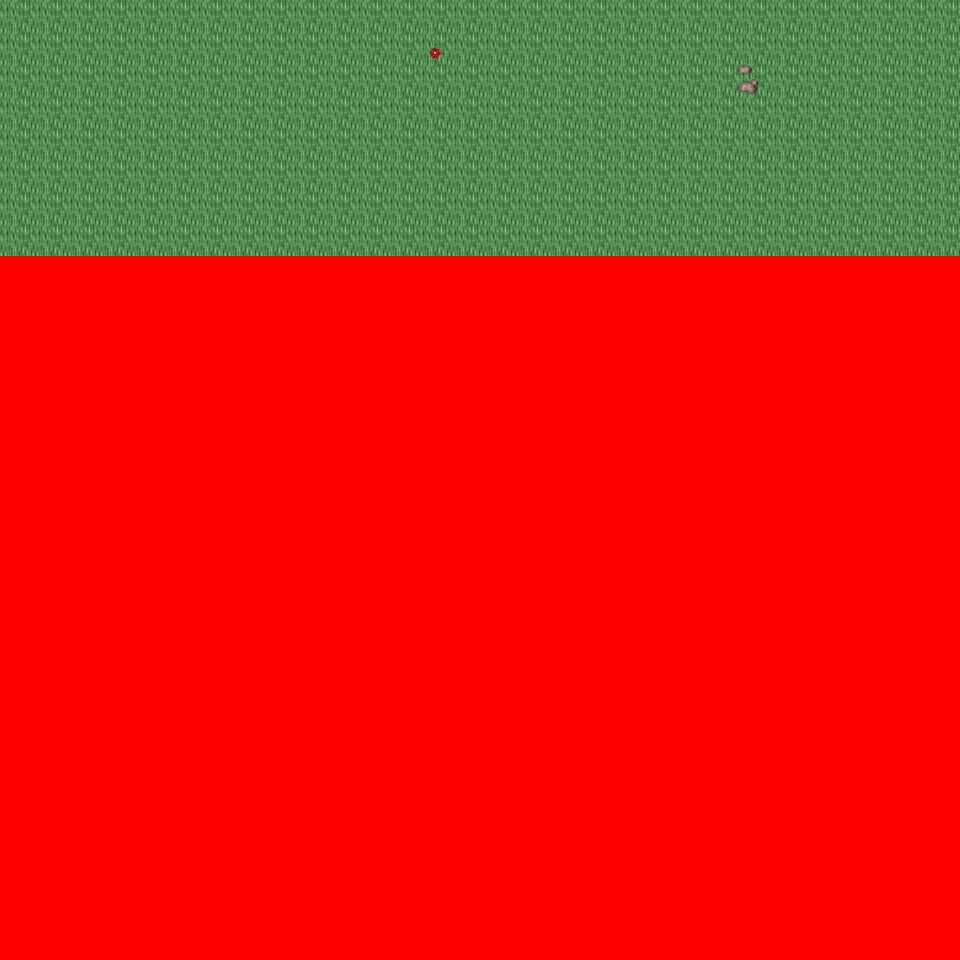

Tiled map render using the project's own tile images. Description and the map definition, with tile-layer contents summarised, below:
An orthogonal 30x30 tile map with 32x32 px tiles, 6 tile layers (Ground, Object, Object2, Above, ...), 19 tilesets and 3 objects (3x mapchange).

<map version="1.0" orientation="orthogonal" renderorder="right-down" width="30" height="30" tilewidth="32" tileheight="32" nextobjectid="4">
  <tileset firstgid="1" name="tileset_logic_collision" tilewidth="32" tileheight="32" tilecount="1" columns="1">
    <image source="../drawable/tileset_logic_collision.png" width="32" height="32" />
  </tileset>
  <tileset firstgid="2" name="tileset_ground_ground" tilewidth="32" tileheight="32" tilecount="33" columns="3">
    <image source="../drawable/tileset_ground_ground.png" width="96" height="352" />
  </tileset>
  <tileset firstgid="35" name="tileset_plant_tree_tree_darkgreen" tilewidth="32" tileheight="32" tilecount="88" columns="8">
    <image source="../drawable/tileset_plant_tree_tree_darkgreen.png" width="256" height="352" />
  </tileset>
  <tileset firstgid="123" name="tileset_plant_flower_daisy_blue" tilewidth="32" tileheight="32" tilecount="8" columns="2">
    <image source="../drawable/tileset_plant_flower_daisy_blue.png" width="64" height="128" />
  </tileset>
  <tileset firstgid="131" name="tileset_plant_flower_daisy_red" tilewidth="32" tileheight="32" tilecount="8" columns="2">
    <image source="../drawable/tileset_plant_flower_daisy_red.png" width="64" height="128" />
  </tileset>
  <tileset firstgid="139" name="tileset_plant_flower_daisy_white" tilewidth="32" tileheight="32" tilecount="8" columns="2">
    <image source="../drawable/tileset_plant_flower_daisy_white.png" width="64" height="128" />
  </tileset>
  <tileset firstgid="147" name="tileset_plant_flower_daisy_yellow" tilewidth="32" tileheight="32" tilecount="8" columns="2">
    <image source="../drawable/tileset_plant_flower_daisy_yellow.png" width="64" height="128" />
  </tileset>
  <tileset firstgid="155" name="tileset_building_thatched_roof_cottage2" tilewidth="32" tileheight="32" tilecount="20" columns="4">
    <image source="../drawable/tileset_building_thatched_roof_cottage2.png" width="128" height="160" />
  </tileset>
  <tileset firstgid="175" name="tileset_building_thatched_roof_cottage1" tilewidth="32" tileheight="32" tilecount="20" columns="4">
    <image source="../drawable/tileset_building_thatched_roof_cottage1.png" width="128" height="160" />
  </tileset>
  <tileset firstgid="195" name="tileset_item_campfires" tilewidth="32" tileheight="32" tilecount="2" columns="2">
    <image source="../drawable/tileset_item_campfires.png" width="64" height="32" />
  </tileset>
  <tileset firstgid="197" name="tileset_furniture_light_flames" tilewidth="32" tileheight="32" tilecount="6" columns="6">
    <image source="../drawable/tileset_furniture_light_flames.png" width="192" height="32" />
  </tileset>
  <tileset firstgid="203" name="tileset_item_firewood" tilewidth="32" tileheight="32" tilecount="12" columns="3">
    <image source="../drawable/tileset_item_firewood.png" width="96" height="128" />
  </tileset>
  <tileset firstgid="215" name="tileset_plant_flower_bulbs" tilewidth="32" tileheight="32" tilecount="4" columns="1">
    <image source="../drawable/tileset_plant_flower_bulbs.png" width="32" height="128" />
  </tileset>
  <tileset firstgid="219" name="tileset_ground_grass_corners" tilewidth="32" tileheight="32" tilecount="24" columns="6">
    <image source="../drawable/tileset_ground_grass_corners.png" width="192" height="128" />
  </tileset>
  <tileset firstgid="243" name="tileset_ground_grass_edges" tilewidth="32" tileheight="32" tilecount="36" columns="12">
    <image source="../drawable/tileset_ground_grass_edges.png" width="384" height="96" />
  </tileset>
  <tileset firstgid="279" name="tileset_plant_tree_fall_trees" tilewidth="32" tileheight="32" tilecount="40" columns="8">
    <image source="../drawable/tileset_plant_tree_fall_trees.png" width="256" height="160" />
  </tileset>
  <tileset firstgid="319" name="tileset_plant_leaves" tilewidth="32" tileheight="32" tilecount="8" columns="4">
    <image source="../drawable/tileset_plant_leaves.png" width="128" height="64" />
  </tileset>
  <tileset firstgid="327" name="tileset_ground_grass_2" tilewidth="32" tileheight="32" tilecount="21" columns="3">
    <image source="../drawable/tileset_ground_grass_2.png" width="96" height="224" />
  </tileset>
  <tileset firstgid="348" name="tileset_ground_rock_pebbles" tilewidth="32" tileheight="32" tilecount="3" columns="1">
    <image source="../drawable/tileset_ground_rock_pebbles.png" width="32" height="96" />
  </tileset>
  <layer name="Ground" width="30" height="30">
    <data>[900 cells, 240 non-empty, 1 distinct tile ids]</data>
  </layer>
  <layer name="Object" width="30" height="30">
    <data>[900 cells, 2 non-empty, 2 distinct tile ids]</data>
  </layer>
  <layer name="Object2" width="30" height="30">
    <data>[900 cells, 0 non-empty, 0 distinct tile ids]</data>
  </layer>
  <layer name="Above" width="30" height="30">
    <data>[900 cells, 0 non-empty, 0 distinct tile ids]</data>
  </layer>
  <layer name="Above2" width="30" height="30">
    <data>[900 cells, 0 non-empty, 0 distinct tile ids]</data>
  </layer>
  <layer name="Walkable" width="30" height="30">
    <data>[900 cells, 660 non-empty, 1 distinct tile ids]</data>
  </layer>
  <objectgroup name="MapEvents">
    <object id="1" name="north" type="mapchange" x="0" y="0" width="960" height="32">
      <properties>
        <property name="map" value="0_ados_mountain_n2_w2_x2_y3" />
        <property name="place" value="south" />
      </properties>
    </object>
    <object id="2" name="west" type="mapchange" x="0" y="0" width="32" height="256">
      <properties>
        <property name="map" value="0_ados_mountain_n2_w2_x1_y4" />
        <property name="place" value="east" />
      </properties>
    </object>
    <object id="3" name="east" type="mapchange" x="928" y="0" width="32" height="256">
      <properties>
        <property name="map" value="0_ados_mountain_n2_w2_x3_y4" />
        <property name="place" value="west" />
      </properties>
    </object>
  </objectgroup>
</map>
